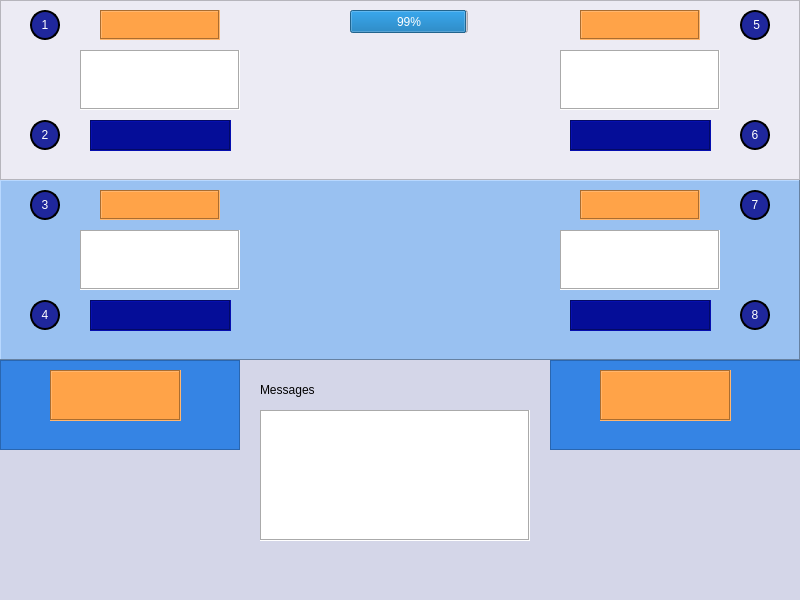
<?xml version="1.0" encoding="UTF-8"?>
<ui version="4.0">
 <class>MainWindow</class>
 <widget class="QMainWindow" name="MainWindow">
  <property name="geometry">
   <rect>
    <x>0</x>
    <y>0</y>
    <width>800</width>
    <height>600</height>
   </rect>
  </property>
  <property name="windowTitle">
   <string>MainWindow</string>
  </property>
  <property name="styleSheet">
   <string notr="true">background-color: rgb(212, 214, 232);</string>
  </property>
  <widget class="QWidget" name="centralwidget">
   <widget class="QFrame" name="frame">
    <property name="geometry">
     <rect>
      <x>0</x>
      <y>0</y>
      <width>800</width>
      <height>180</height>
     </rect>
    </property>
    <property name="styleSheet">
     <string notr="true">background-color: rgb(236, 235, 244);</string>
    </property>
    <property name="frameShape">
     <enum>QFrame::StyledPanel</enum>
    </property>
    <property name="frameShadow">
     <enum>QFrame::Raised</enum>
    </property>
    <widget class="QTextBrowser" name="unit_lablel_0">
     <property name="geometry">
      <rect>
       <x>100</x>
       <y>10</y>
       <width>120</width>
       <height>30</height>
      </rect>
     </property>
     <property name="styleSheet">
      <string notr="true">background-color: rgb(255, 163, 72);
border-color: rgb(0, 0, 0);
font: 75 11pt &quot;Carlito&quot;;</string>
     </property>
     <property name="frameShape">
      <enum>QFrame::Box</enum>
     </property>
    </widget>
    <widget class="QTextBrowser" name="current_value_0">
     <property name="geometry">
      <rect>
       <x>80</x>
       <y>50</y>
       <width>160</width>
       <height>60</height>
      </rect>
     </property>
     <property name="styleSheet">
      <string notr="true">background-color: rgb(255, 255, 255);
border-color: rgb(0, 0, 0);
font: 75 11pt &quot;Carlito&quot;;</string>
     </property>
     <property name="frameShape">
      <enum>QFrame::Box</enum>
     </property>
    </widget>
    <widget class="QTextBrowser" name="target_value_0">
     <property name="geometry">
      <rect>
       <x>90</x>
       <y>120</y>
       <width>141</width>
       <height>31</height>
      </rect>
     </property>
     <property name="styleSheet">
      <string notr="true">background-color: rgb(5, 13, 152);
border-color: rgb(0, 0, 0);
font: 75 11pt &quot;Carlito&quot;;</string>
     </property>
     <property name="frameShape">
      <enum>QFrame::Box</enum>
     </property>
    </widget>
    <widget class="QTextBrowser" name="unit_label_1">
     <property name="geometry">
      <rect>
       <x>580</x>
       <y>10</y>
       <width>120</width>
       <height>30</height>
      </rect>
     </property>
     <property name="styleSheet">
      <string notr="true">background-color: rgb(255, 163, 72);
border-color: rgb(0, 0, 0);
font: 75 11pt &quot;Carlito&quot;;</string>
     </property>
     <property name="frameShape">
      <enum>QFrame::Box</enum>
     </property>
    </widget>
    <widget class="QTextBrowser" name="current_value_1">
     <property name="geometry">
      <rect>
       <x>560</x>
       <y>50</y>
       <width>160</width>
       <height>60</height>
      </rect>
     </property>
     <property name="styleSheet">
      <string notr="true">background-color: rgb(255, 255, 255);
border-color: rgb(0, 0, 0);
font: 75 11pt &quot;Carlito&quot;;</string>
     </property>
     <property name="frameShape">
      <enum>QFrame::Box</enum>
     </property>
    </widget>
    <widget class="QTextBrowser" name="target_value_1">
     <property name="geometry">
      <rect>
       <x>570</x>
       <y>120</y>
       <width>141</width>
       <height>31</height>
      </rect>
     </property>
     <property name="styleSheet">
      <string notr="true">background-color: rgb(5, 13, 152);
border-color: rgb(0, 0, 0);
font: 75 11pt &quot;Carlito&quot;;</string>
     </property>
     <property name="frameShape">
      <enum>QFrame::Box</enum>
     </property>
    </widget>
    <widget class="QProgressBar" name="progressBar">
     <property name="geometry">
      <rect>
       <x>350</x>
       <y>10</y>
       <width>118</width>
       <height>23</height>
      </rect>
     </property>
     <property name="value">
      <number>99</number>
     </property>
    </widget>
    <widget class="QPushButton" name="pushButton">
     <property name="geometry">
      <rect>
       <x>30</x>
       <y>10</y>
       <width>30</width>
       <height>30</height>
      </rect>
     </property>
     <property name="styleSheet">
      <string notr="true">border-radius : 15; 
  border : 2px solid black;
background-color: rgb(31, 39, 156);
color: rgb(255, 255, 255);
</string>
     </property>
     <property name="text">
      <string>1</string>
     </property>
    </widget>
    <widget class="QPushButton" name="pushButton_2">
     <property name="geometry">
      <rect>
       <x>30</x>
       <y>120</y>
       <width>30</width>
       <height>30</height>
      </rect>
     </property>
     <property name="styleSheet">
      <string notr="true">border-radius : 15; 
  border : 2px solid black;
background-color: rgb(31, 39, 156);
color: rgb(255, 255, 255);
</string>
     </property>
     <property name="text">
      <string>2</string>
     </property>
    </widget>
    <widget class="QPushButton" name="pushButton_5">
     <property name="geometry">
      <rect>
       <x>740</x>
       <y>10</y>
       <width>30</width>
       <height>30</height>
      </rect>
     </property>
     <property name="styleSheet">
      <string notr="true">border-radius : 15; 
  border : 2px solid black;
background-color: rgb(31, 39, 156);
color: rgb(255, 255, 255);
</string>
     </property>
     <property name="text">
      <string> 5</string>
     </property>
    </widget>
    <widget class="QPushButton" name="pushButton_7">
     <property name="geometry">
      <rect>
       <x>740</x>
       <y>120</y>
       <width>30</width>
       <height>30</height>
      </rect>
     </property>
     <property name="styleSheet">
      <string notr="true">border-radius : 15; 
  border : 2px solid black;
background-color: rgb(31, 39, 156);
color: rgb(255, 255, 255);
</string>
     </property>
     <property name="text">
      <string>6</string>
     </property>
    </widget>
   </widget>
   <widget class="QFrame" name="frame_2">
    <property name="geometry">
     <rect>
      <x>0</x>
      <y>180</y>
      <width>800</width>
      <height>180</height>
     </rect>
    </property>
    <property name="styleSheet">
     <string notr="true">background-color: rgb(246, 245, 244);
background-color: rgb(153, 193, 241);</string>
    </property>
    <property name="frameShape">
     <enum>QFrame::Panel</enum>
    </property>
    <property name="frameShadow">
     <enum>QFrame::Raised</enum>
    </property>
    <widget class="QTextBrowser" name="unit_label_2">
     <property name="geometry">
      <rect>
       <x>100</x>
       <y>10</y>
       <width>120</width>
       <height>30</height>
      </rect>
     </property>
     <property name="styleSheet">
      <string notr="true">background-color: rgb(255, 163, 72);
border-color: rgb(0, 0, 0);
font: 75 11pt &quot;Carlito&quot;;</string>
     </property>
     <property name="frameShape">
      <enum>QFrame::Box</enum>
     </property>
    </widget>
    <widget class="QTextBrowser" name="current_value_2">
     <property name="geometry">
      <rect>
       <x>80</x>
       <y>50</y>
       <width>160</width>
       <height>60</height>
      </rect>
     </property>
     <property name="styleSheet">
      <string notr="true">background-color: rgb(255, 255, 255);
border-color: rgb(0, 0, 0);
font: 75 11pt &quot;Carlito&quot;;</string>
     </property>
     <property name="frameShape">
      <enum>QFrame::Box</enum>
     </property>
    </widget>
    <widget class="QTextBrowser" name="target_value_2">
     <property name="geometry">
      <rect>
       <x>90</x>
       <y>120</y>
       <width>141</width>
       <height>31</height>
      </rect>
     </property>
     <property name="styleSheet">
      <string notr="true">background-color: rgb(5, 13, 152);
border-color: rgb(0, 0, 0);
font: 75 11pt &quot;Carlito&quot;;</string>
     </property>
     <property name="frameShape">
      <enum>QFrame::Box</enum>
     </property>
    </widget>
    <widget class="QTextBrowser" name="unit_label_3">
     <property name="geometry">
      <rect>
       <x>580</x>
       <y>10</y>
       <width>120</width>
       <height>30</height>
      </rect>
     </property>
     <property name="styleSheet">
      <string notr="true">background-color: rgb(255, 163, 72);
border-color: rgb(0, 0, 0);
font: 75 11pt &quot;Carlito&quot;;</string>
     </property>
     <property name="frameShape">
      <enum>QFrame::Box</enum>
     </property>
    </widget>
    <widget class="QTextBrowser" name="current_value_3">
     <property name="geometry">
      <rect>
       <x>560</x>
       <y>50</y>
       <width>160</width>
       <height>60</height>
      </rect>
     </property>
     <property name="styleSheet">
      <string notr="true">background-color: rgb(255, 255, 255);
border-color: rgb(0, 0, 0);
font: 75 11pt &quot;Carlito&quot;;</string>
     </property>
     <property name="frameShape">
      <enum>QFrame::Box</enum>
     </property>
    </widget>
    <widget class="QTextBrowser" name="target_value_3">
     <property name="geometry">
      <rect>
       <x>570</x>
       <y>120</y>
       <width>141</width>
       <height>31</height>
      </rect>
     </property>
     <property name="styleSheet">
      <string notr="true">background-color: rgb(5, 13, 152);
border-color: rgb(0, 0, 0);
font: 75 11pt &quot;Carlito&quot;;</string>
     </property>
     <property name="frameShape">
      <enum>QFrame::Box</enum>
     </property>
    </widget>
    <widget class="QPushButton" name="pushButton_3">
     <property name="geometry">
      <rect>
       <x>30</x>
       <y>10</y>
       <width>30</width>
       <height>30</height>
      </rect>
     </property>
     <property name="styleSheet">
      <string notr="true">border-radius : 15; 
  border : 2px solid black;
background-color: rgb(31, 39, 156);
color: rgb(255, 255, 255);
</string>
     </property>
     <property name="text">
      <string>3</string>
     </property>
    </widget>
    <widget class="QPushButton" name="pushButton_4">
     <property name="geometry">
      <rect>
       <x>30</x>
       <y>120</y>
       <width>30</width>
       <height>30</height>
      </rect>
     </property>
     <property name="styleSheet">
      <string notr="true">border-radius : 15; 
  border : 2px solid black;
background-color: rgb(31, 39, 156);
color: rgb(255, 255, 255);
</string>
     </property>
     <property name="text">
      <string>4</string>
     </property>
    </widget>
    <widget class="QPushButton" name="pushButton_6">
     <property name="geometry">
      <rect>
       <x>740</x>
       <y>10</y>
       <width>30</width>
       <height>30</height>
      </rect>
     </property>
     <property name="styleSheet">
      <string notr="true">border-radius : 15; 
  border : 2px solid black;
background-color: rgb(31, 39, 156);
color: rgb(255, 255, 255);
</string>
     </property>
     <property name="text">
      <string>7</string>
     </property>
    </widget>
    <widget class="QPushButton" name="pushButton_8">
     <property name="geometry">
      <rect>
       <x>740</x>
       <y>120</y>
       <width>30</width>
       <height>30</height>
      </rect>
     </property>
     <property name="styleSheet">
      <string notr="true">border-radius : 15; 
  border : 2px solid black;
background-color: rgb(31, 39, 156);
color: rgb(255, 255, 255);
</string>
     </property>
     <property name="text">
      <string>8</string>
     </property>
    </widget>
   </widget>
   <widget class="QTextEdit" name="message_space">
    <property name="geometry">
     <rect>
      <x>260</x>
      <y>410</y>
      <width>270</width>
      <height>131</height>
     </rect>
    </property>
    <property name="styleSheet">
     <string notr="true">background-color: rgb(255, 255, 255);</string>
    </property>
    <property name="frameShape">
     <enum>QFrame::Box</enum>
    </property>
   </widget>
   <widget class="QLabel" name="label">
    <property name="geometry">
     <rect>
      <x>260</x>
      <y>380</y>
      <width>270</width>
      <height>20</height>
     </rect>
    </property>
    <property name="styleSheet">
     <string notr="true">
font: 75 11pt &quot;Carlito&quot;;
font-color:rgb(20, 20, 205)</string>
    </property>
    <property name="frameShape">
     <enum>QFrame::NoFrame</enum>
    </property>
    <property name="text">
     <string>Messages</string>
    </property>
    <property name="textFormat">
     <enum>Qt::PlainText</enum>
    </property>
   </widget>
   <widget class="QFrame" name="frame_3">
    <property name="geometry">
     <rect>
      <x>0</x>
      <y>360</y>
      <width>240</width>
      <height>90</height>
     </rect>
    </property>
    <property name="styleSheet">
     <string notr="true">background-color: rgb(53, 132, 228);</string>
    </property>
    <property name="frameShape">
     <enum>QFrame::StyledPanel</enum>
    </property>
    <property name="frameShadow">
     <enum>QFrame::Raised</enum>
    </property>
    <widget class="QTextBrowser" name="textBrowser_21">
     <property name="geometry">
      <rect>
       <x>50</x>
       <y>10</y>
       <width>131</width>
       <height>51</height>
      </rect>
     </property>
     <property name="styleSheet">
      <string notr="true">background-color: rgb(255, 163, 72);
border-color: rgb(0, 0, 0);
font: 75 11pt &quot;Carlito&quot;;</string>
     </property>
     <property name="frameShape">
      <enum>QFrame::Box</enum>
     </property>
    </widget>
   </widget>
   <widget class="QFrame" name="frame_4">
    <property name="geometry">
     <rect>
      <x>550</x>
      <y>360</y>
      <width>251</width>
      <height>90</height>
     </rect>
    </property>
    <property name="styleSheet">
     <string notr="true">background-color: rgb(53, 132, 228);</string>
    </property>
    <property name="frameShape">
     <enum>QFrame::StyledPanel</enum>
    </property>
    <property name="frameShadow">
     <enum>QFrame::Raised</enum>
    </property>
    <widget class="QTextBrowser" name="textBrowser_20">
     <property name="geometry">
      <rect>
       <x>50</x>
       <y>10</y>
       <width>131</width>
       <height>51</height>
      </rect>
     </property>
     <property name="styleSheet">
      <string notr="true">background-color: rgb(255, 163, 72);
border-color: rgb(0, 0, 0);
font: 75 11pt &quot;Carlito&quot;;</string>
     </property>
     <property name="frameShape">
      <enum>QFrame::Box</enum>
     </property>
    </widget>
   </widget>
  </widget>
  <widget class="QMenuBar" name="menubar">
   <property name="geometry">
    <rect>
     <x>0</x>
     <y>0</y>
     <width>800</width>
     <height>22</height>
    </rect>
   </property>
  </widget>
  <widget class="QStatusBar" name="statusbar"/>
 </widget>
 <resources/>
 <connections/>
</ui>
